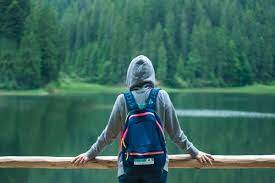
#> input picture Images/Boy pic.jpg, 275 x 183 px
$ jupyter execute 'Draw text , rectangle, circle, line.ipynb'
#> lines starting #> are read from the running program, lines starting #| are printed output that depends on the picture; after the words box and inside, x2 and y2 are one past the last pixel; in counts of white or black regions, pixels touching at a corner belong together
## How to draw and text on images

[cell 1]
import cv2
import numpy as np

[cell 2]
blank = np.zeros((500,500), dtype="uint8") # Creating zero array and uint --> datatype of an image
cv2.imshow("Blank image", blank)
img = cv2.imread("Images/Boy pic.jpg")
#> img is the input picture: shape (183, 275, 3); mean B, G, R 92.4, 103.7, 59.1
cv2.imshow("Boy", img)
cv2.waitKey(0)

[cell 3]
# blank green image
g_blank = np.zeros((500,500,3), dtype="uint8")
g_blank[:] = 0,255,0
cv2.imshow("Grenn blank image",g_blank)
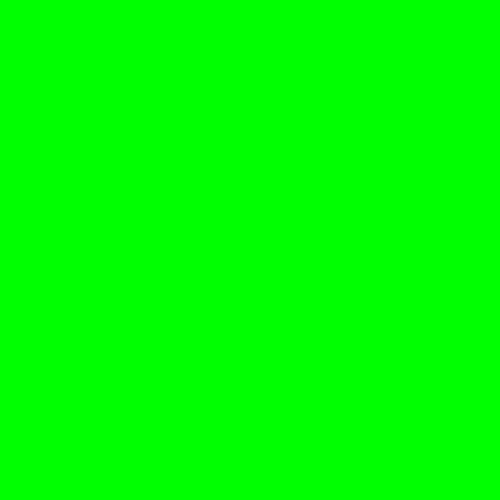
#> window 'Grenn blank image': shape (500, 500, 3); mean B, G, R 0, 255, 0
cv2.waitKey(0)

[cell 4]
# blank red image
Red_blank = np.zeros((500,500,3), dtype="uint8")
Red_blank[:] = 0,0,255
cv2.imshow("Grenn blank image",Red_blank)
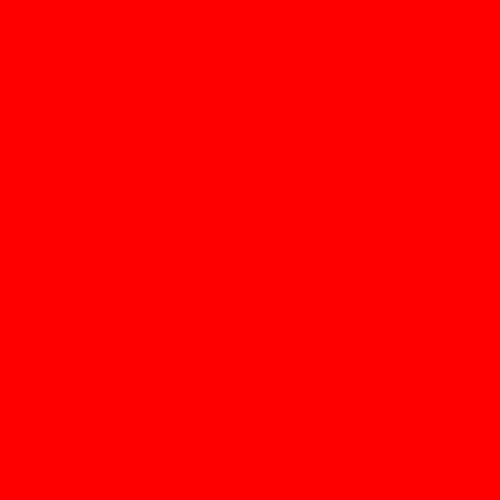
#> window 'Grenn blank image': shape (500, 500, 3); mean B, G, R 0, 0, 255
cv2.waitKey(0)

[cell 5]
# Taking portation of pixles with color
g_blank = np.zeros((500,500,3), dtype="uint8")
g_blank[150:200,200:300] = 0,255,0
cv2.imshow("Grenn blank image",g_blank)
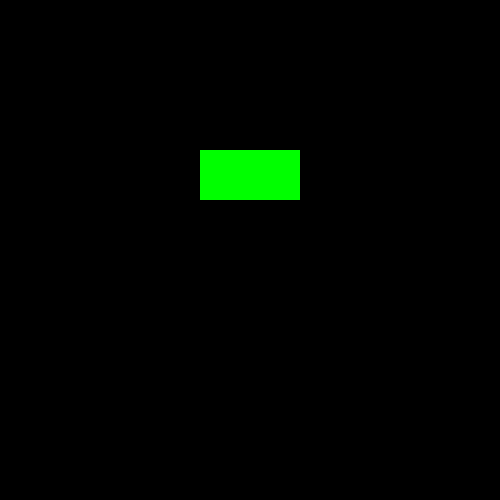
#> window 'Grenn blank image': shape (500, 500, 3); mean B, G, R 0, 5.1, 0
cv2.waitKey(0)

### Draw a rectangle

[cell 6]
blank_img = np.zeros((250,250,3), dtype="uint8") #Creating blank img
cv2.imshow("Blank img", blank_img) # See the blank img
# Creating rectangle with #Co-ordinates and color of rectangle and thickness
cv2.rectangle(blank_img, (10,10),(100,100), (0,255,0), thickness=2)
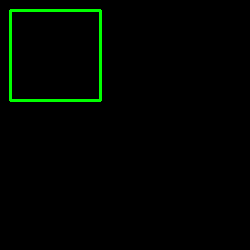
#> blank_img: shape (250, 250, 3); mean of channels 0, 1, 2 0, 4.4, 0; drawn as B, G, R
cv2.imshow("rectangle img", blank_img)
cv2.waitKey(0)

[cell 7]
# rectangle with full filled
blank_img = np.zeros((500,500,3), dtype='uint8')
cv2.rectangle(blank_img, (0,0), (250,250), (0,255,0), thickness=cv2.FILLED)
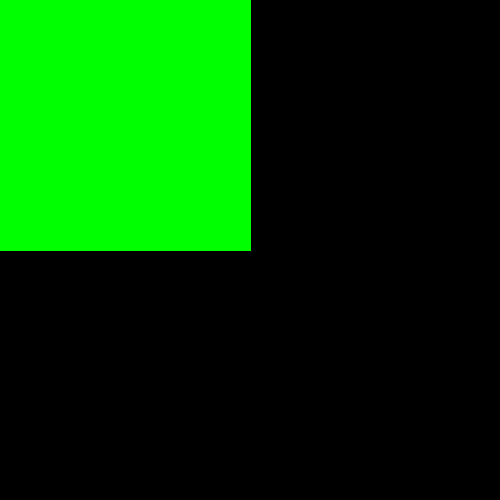
#> blank_img: shape (500, 500, 3); mean of channels 0, 1, 2 0, 64.3, 0; drawn as B, G, R
cv2.imshow('rectangle', blank_img)
cv2.waitKey(0)

### Draw circle

[cell 8]
blank_img = np.zeros((500,500,3), dtype="uint8")
cv2.circle(blank_img, (250,250), 40, (0,0,255), thickness=2) #co-ordinates and radius
cv2.imshow("Circle", blank_img)
cv2.waitKey(0)

[cell 9]
blank_img = np.zeros((500,500,3), dtype="uint8")
cv2.circle(blank_img, (250,250), 40, (0,0,255), thickness=-1)
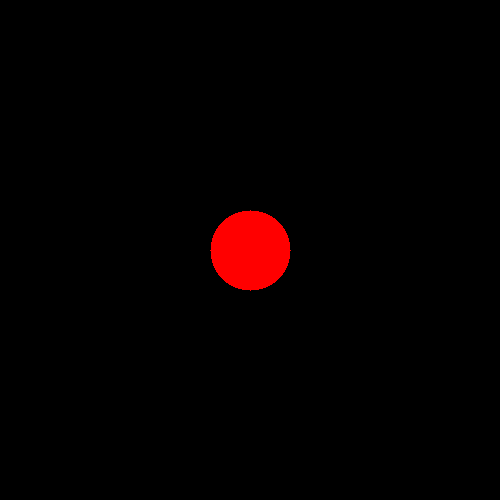
#> blank_img: shape (500, 500, 3); mean of channels 0, 1, 2 0, 0, 5.1; drawn as B, G, R
cv2.imshow("Circle", blank_img)
cv2.waitKey(0)

### Draw a line

[cell 10]
blank_img = np.zeros((500,500,3), dtype="uint8")
cv2.line(blank_img, (5,10), (150,125),(255,255,255),thickness=1)
cv2.imshow("Line", blank_img)
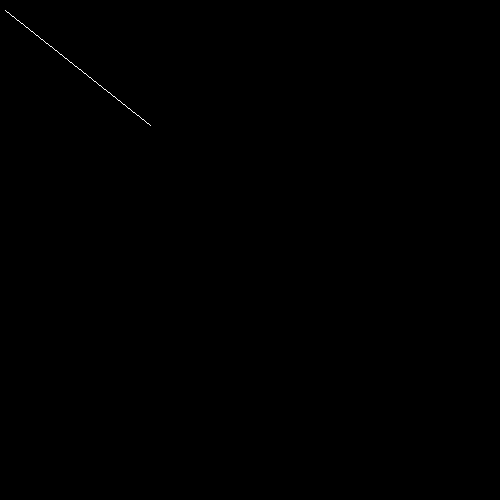
#> window 'Line': shape (500, 500, 3); 0.06% white in thin lines or dots, all inside (x1, y1, x2, y2) = (5, 10, 151, 126)
cv2.waitKey(0)

### Write a text on image

[cell 11]
blank_img = np.zeros((500,500,3), dtype="uint8")
cv2.putText(blank_img, "Hello folks!!", (255,255), cv2.FONT_HERSHEY_TRIPLEX, 1.0, (0,255,0), 2)
# Passing{img, text, co-ordinates, font, scale-font, color of text, thickness}
cv2.imshow("Text", blank_img)
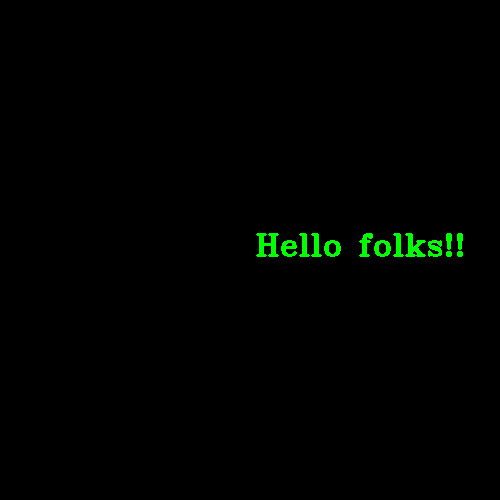
#> window 'Text': shape (500, 500, 3); mean B, G, R 0, 2.1, 0
cv2.waitKey(0)
